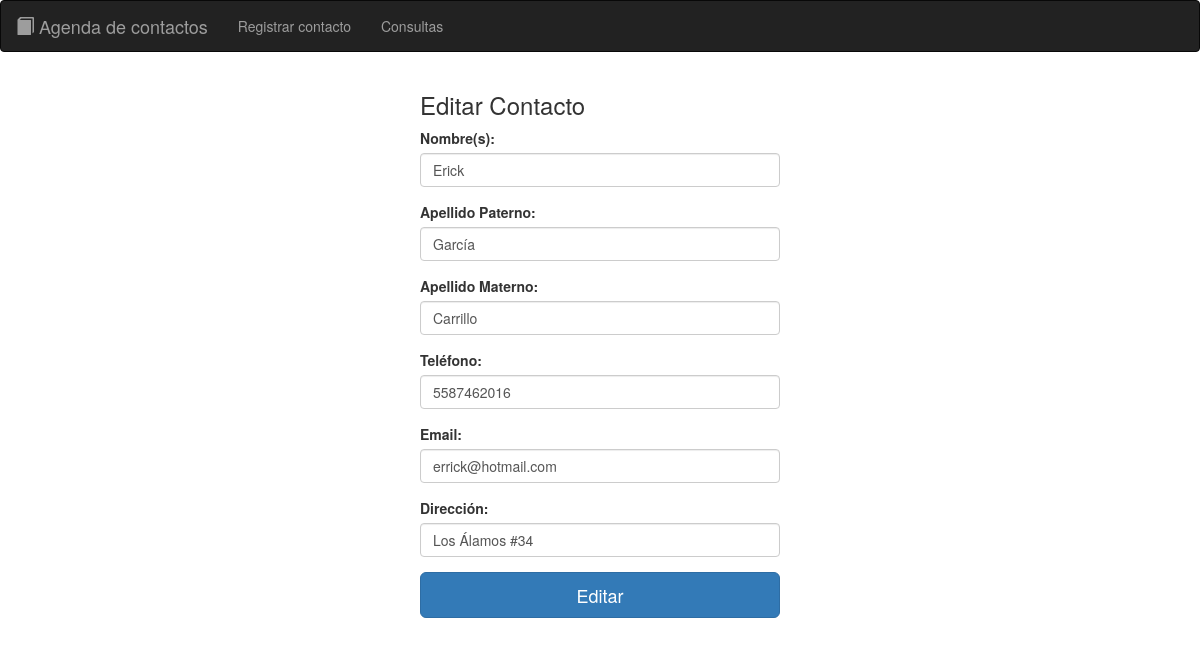
/index.php?action=editar&idEditar=2, run on the app's committed database.
### tables this page shows
CREATE TABLE IF NOT EXISTS `contactos` (
  `idContacto` int(11) NOT NULL AUTO_INCREMENT,
  `nombre` varchar(50) NOT NULL,
  `apPaterno` varchar(50) NOT NULL,
  `apMaterno` varchar(50) NOT NULL,
  `telefono` bigint(20) NOT NULL,
  `email` varchar(50) NOT NULL,
  `direccion` varchar(250) NOT NULL,
  `fechaRegistro` date NOT NULL,
  PRIMARY KEY (`idContacto`)
);

### controllers/enlacesPaginaController.php (called while the page is built, shortened)
<?php
Class EnlacesPaginaController{
	public function enlaces(){
		if (isset($_GET['action'])) {
			$enlace = $_GET['action'];
		}else{
			$enlace = "index";
		}
		$respuesta = EnlacesPaginaModel::verEnlaces($enlace);
		include $respuesta;
	}
}
?>

### controllers/indexController.php (called while the page is built)
<?php
Class IndexController{
	public function mostrarIndex(){
		include "views/template.php";
	}
}
?>

### index.php (called while the page is built, shortened)
<?php
require_once "controllers/indexController.php";
require_once "controllers/enlacesPaginaController.php";
require_once "controllers/contactosController.php";
$index = new IndexController();
$index->mostrarIndex();
?>

### models/conexion.php (called while the page is built)
<?php
Class Conexion{
	public static function conectar(){
		try{
			$conexion = new PDO("mysql:host=localhost;dbname=agenda", "root", "");
			$conexion->setAttribute(PDO::ATTR_ERRMODE, PDO::ERRMODE_EXCEPTION);
			return $conexion;
		}catch (Exception $e) {
			echo $e->getMessage();
		}
	}
}
?>

### models/contactosModel.php (called while the page is built, shortened)
<?php
require_once "conexion.php";
Class ContactosModel{
	public static function llenarFormulario($datos){
		$stmt = Conexion::conectar()->prepare("SELECT * FROM contactos WHERE idContacto = :id");
		$stmt->bindParam(":id", $datos, PDO::PARAM_INT);
		$stmt->execute();
		return $stmt->fetch();
	}
}
?>

### controllers/contactosController.php (the view, shortened to what this page needs)
<?php
require_once "models/contactosModel.php";
Class ContactosController{
	public function verFormulario(){
		$datos = $_GET['idEditar'];
		$respuesta = ContactosModel::llenarFormulario($datos);
		echo '<div>
				<input type="hidden" name="txtid" value="'.$respuesta['idContacto'].'">
			</div>
			<div class="form-group">
				<label>Nombre(s):</label>
				<input type="text" class="form-control" name="txtnombre" value="'.utf8_encode($respuesta['nombre']).'" required>
			</div>
			<div class="form-group">
				<label>Apellido Paterno:</label>
				<input type="text" class="form-control" name="txtapp" value="'.utf8_encode($respuesta['apPaterno']).'" required>
			</div>
			<div class="form-group">
				<label>Apellido Materno:</label>
				<input type="text" class="form-control" name="txtapm" value="'.utf8_encode($respuesta['apMaterno']).'" required>
			</div>
			<div class="form-group">
				<label>Teléfono:</label>
				<input type="number" class="form-control" name="txttel" value="'.$respuesta['telefono'].'" required>
			</div>
			<div class="form-group">
				<label>Email:</label>
				<input type="email" class="form-control" name="txtemail" value="'.$respuesta['email'].'" required>
			</div>
			<div class="form-group">
				<label>Dirección:</label>
				<input type="text" class="form-control" name="txtdir" value="'.utf8_encode($respuesta['direccion']).'" required>
			</div>
			<button class="btn btn-lg btn-primary btn-block btn-signin" type="submit" name="editar">Editar</button>';
	}
}
?>

### data on the page
contactos: txtnombre "Erick", txtapp "García", txtapm "Carrillo", txttel "5587462016", txtemail "errick@hotmail.com", txtdir "Los Álamos #34"
